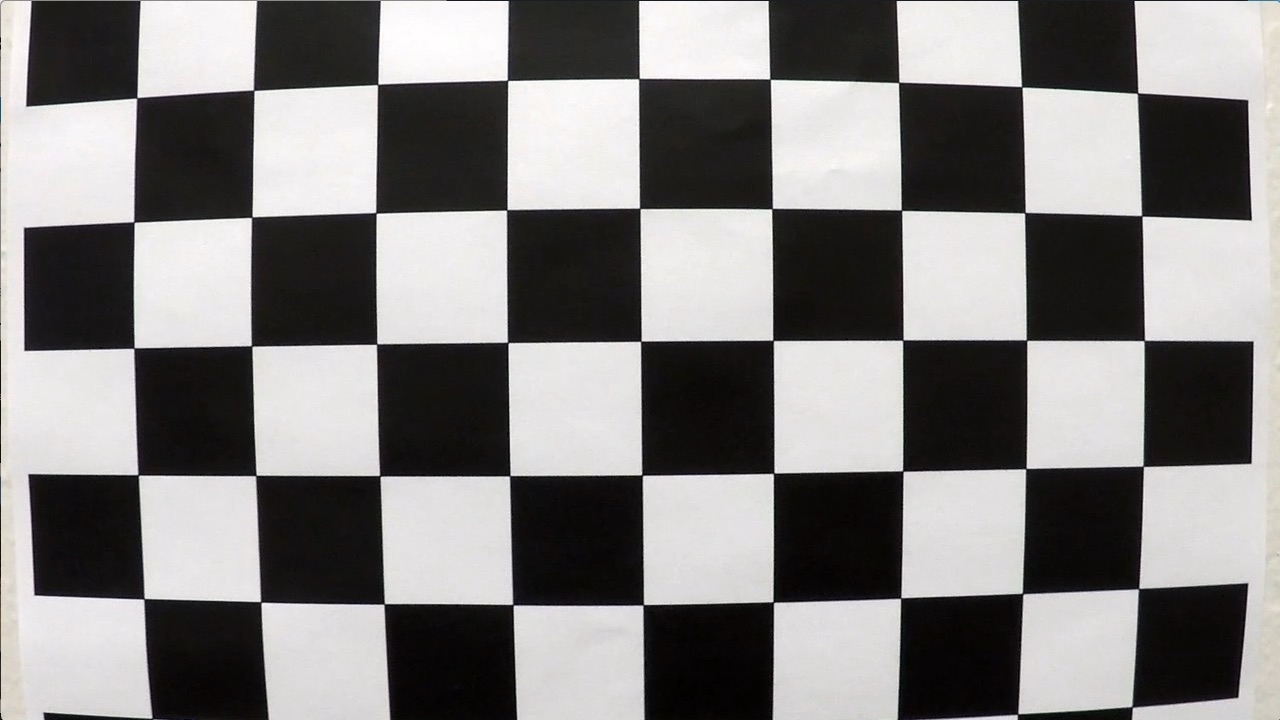
#> input picture camera_cal/calibration1.jpg, 1280 x 720 px; its folder holds 5 pictures in this run
$ python main.py   (older library calls are emulated)
#> lines starting #> are read from the running program, lines starting #| are printed output that depends on the picture
import numpy as np
import cv2
import matplotlib.pyplot as plt
import matplotlib.image as mpimg
import glob
from math import fabs
# Import everything needed to edit/save/watch video clips
from moviepy.editor import VideoFileClip
from IPython.display import HTML
global objpoints
global imgpoints
global src
global dst
global globalCounter
global left_lane_inds
global right_lane_inds
global left_fitx_mean
global right_fitx_mean
global global_threshold
globalCounter = 0

###############################################################################
def cal_undistort(img, objpoints, imgpoints):
    img1 = np.copy(img)
    #gray = cv2.cvtColor(img1,cv2.COLOR_RGB2GRAY)
    #ret, corners = cv2.findChessboardCorners(gray, (9,6), None)
    #img1 = cv2.drawChessboardCorners(img1, (9,6), corners, ret)
    ret, mtx, dist, rvecs, tvecs = cv2.calibrateCamera(objpoints, imgpoints, gray.shape[::-1], None, None)
    undist = cv2.undistort(img1, mtx, dist, None, mtx)
    return undist

###############################################################################
flag_plot = False
###############################################################################
# CAMERA CALIBRATION - script
##############################################################################
# Prepare object points
nx = 9 # Number of inside corners in x
ny = 6 # Number of inside corners in y

# Read in and make a list of calibration images
images = glob.glob('camera_cal/calibration*.jpg')
#fname = 'camera_cal/calibration3.jpg'
#img = cv2.imread(fname)

# Arrays to store object points and image points from all the images
objpoints = [] # 3D points in real world space
imgpoints = [] # 2D points in image plane

# Prepare object points, like (0,0,0), (1,0,0), (2,0,0) ... ,(7,5,0)
objp = np.zeros((nx*ny,3), np.float32)
objp[:,:2] = np.mgrid[0:nx,0:ny].T.reshape(-1,2) #x, y coordinates

for fname in images:
    # Read each images
    img = mpimg.imread(fname)
#> img is the input picture: shape (720, 1280, 3); mean R, G, B 130.1, 128.4, 127.8

    # Convert image to grayscale
    gray = cv2.cvtColor(img, cv2.COLOR_RGB2GRAY)

    # Find the chessboard corners
    ret, corners = cv2.findChessboardCorners(gray, (nx, ny), None)
#> ret = False; corners = None

    if ret == True:
        #print('ENTROU NO IF')
        # Appending data for imgpoints and objpoints arrays
        imgpoints.append(corners)
        objpoints.append(objp)
#> pass 2 of the loop `for fname in images:`:
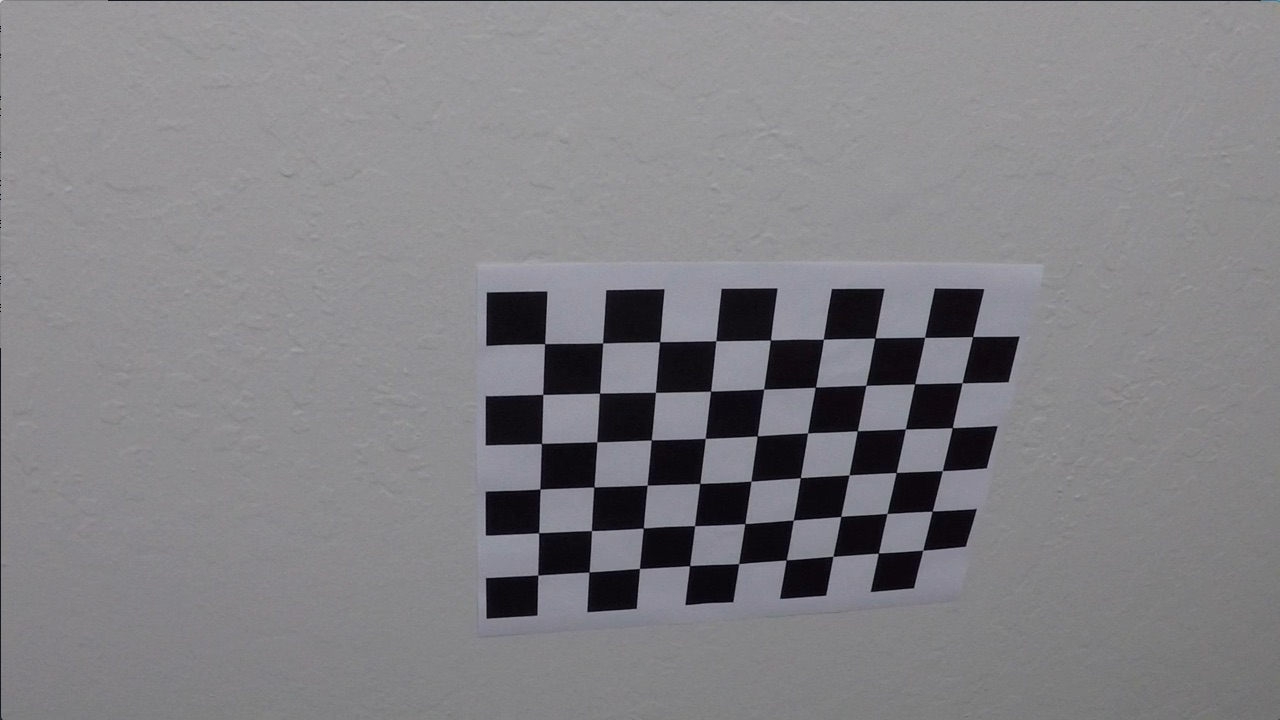
#> input picture camera_cal/calibration10.jpg, 1280 x 720 px
#> img is the input picture: shape (720, 1280, 3); mean R, G, B 130.2, 129.4, 133.1
#> ret = True; corners = 54 rows, first 8: [545.3, 343.1], [602.7, 342.8], [660.1, 341.3], [715.8, 340.7], [770.6, 340], [823.5, 339.2], [874.3, 338.5], [925.1, 337.4]

        # draw and display the corners
        #img_corners_detected = cv2.drawChessboardCorners(img, (nx, ny), corners, ret)
        #plt.imshow(img_corners_detected)
        #plt.show()
if flag_plot == True:
    img = mpimg.imread('camera_cal/calibration5.jpg')
    undistorted = cal_undistort(img, objpoints, imgpoints)

    f, (ax1, ax2) = plt.subplots(1, 2, figsize=(24, 9))
    f.tight_layout()
    ax1.imshow(img)
    ax1.set_title('Original Image', fontsize=50)
    ax2.imshow(undistorted)
    ax2.set_title('Undistorted Image', fontsize=50)
    plt.subplots_adjust(left=0., right=1, top=0.9, bottom=0.)
    plt.show()

###############################################################################
#  PIPELINE (Test images) - Provide an example of a distortion-corrected images
##############################################################################

# Loading a test image
if flag_plot == True:
    img = mpimg.imread('test_images/straight_lines2.jpg')
    undistorted = cal_undistort(img, objpoints, imgpoints)
    f, (ax1, ax2) = plt.subplots(1, 2, figsize=(24, 9))
    f.tight_layout()
    ax1.imshow(img)
    ax1.set_title('Original Image', fontsize=50)
    ax2.imshow(undistorted)
    ax2.set_title('Undistorted Image', fontsize=50)
    plt.subplots_adjust(left=0., right=1, top=0.9, bottom=0.)
    plt.show()

###############################################################################
# PIPELINE (thresholding) Describe how (and identify where in your code) you
# used color transforms, gradients or other methods to create a thresholded
# binary image. Provide an example of a binary image result.
###############################################################################

# Edit this function to create your own pipeline.
# [52 lines left out: function pipeline, not called in this run]


if flag_plot == True:
    img = mpimg.imread('test_images/test2.jpg')
    image = cal_undistort(img, objpoints, imgpoints)
    result_mixcolor, result_binary  = pipeline(image, s_thresh=(170, 255), sx_thresh=(20, 100), d_thresh = (0.75, 1.3), mag_thresh=(58,110))

    # Plot the result
    f, (ax1, ax2, ax3) = plt.subplots(1, 3, figsize=(24, 9))
    f.tight_layout()

    ax1.imshow(image)
    ax1.set_title('Original Image', fontsize=40)

    ax2.imshow(result_mixcolor)
    ax2.set_title('Color Binary', fontsize=40)
    plt.subplots_adjust(left=0., right=1, top=0.9, bottom=0.)

    ax3.imshow(result_binary,cmap='gray')
    ax3.set_title('Binary Result', fontsize=40)
    plt.subplots_adjust(left=0., right=1, top=0.9, bottom=0.)

    plt.show()


###############################################################################
# PIPELINE (Perspective Transform) Describe how (and identify where in your code)
# you performed a perspective transform and provide an example of a transformed
# image.
###############################################################################
def corners_unwarp(img1, objpoints, imgpoints, src, dst):
    ret, mtx, dist, rvecs, tvecs = cv2.calibrateCamera(objpoints, imgpoints, gray.shape[::-1], None, None)
    undist = cv2.undistort(img1, mtx, dist, None, mtx)
    M = cv2.getPerspectiveTransform(src, dst)
        # e) use cv2.warpPerspective() to warp your image to a top-down view
    img_size = gray.shape[::-1]
    warped = cv2.warpPerspective(undist, M, img_size, flags=cv2.INTER_LINEAR)
    #delete the next two lines
    #M = None
    #warped = np.copy(img1)
    return warped, M

point_0 = [587,452]
#> point_0 = [587, 452]
point_1 = [691,452]
point_2 = [200,718]
point_3 = [1120,718]
src = np.float32([point_0,point_1,point_2,point_3])
#> src = [[587, 452], [691, 452], [200, 718], [1120, 718]]
dst = np.float32([[465,0],[920,0],[465,700],[920,700]])
images = glob.glob('test_images/*.jpg')
for frame in images:
    img = mpimg.imread(frame)
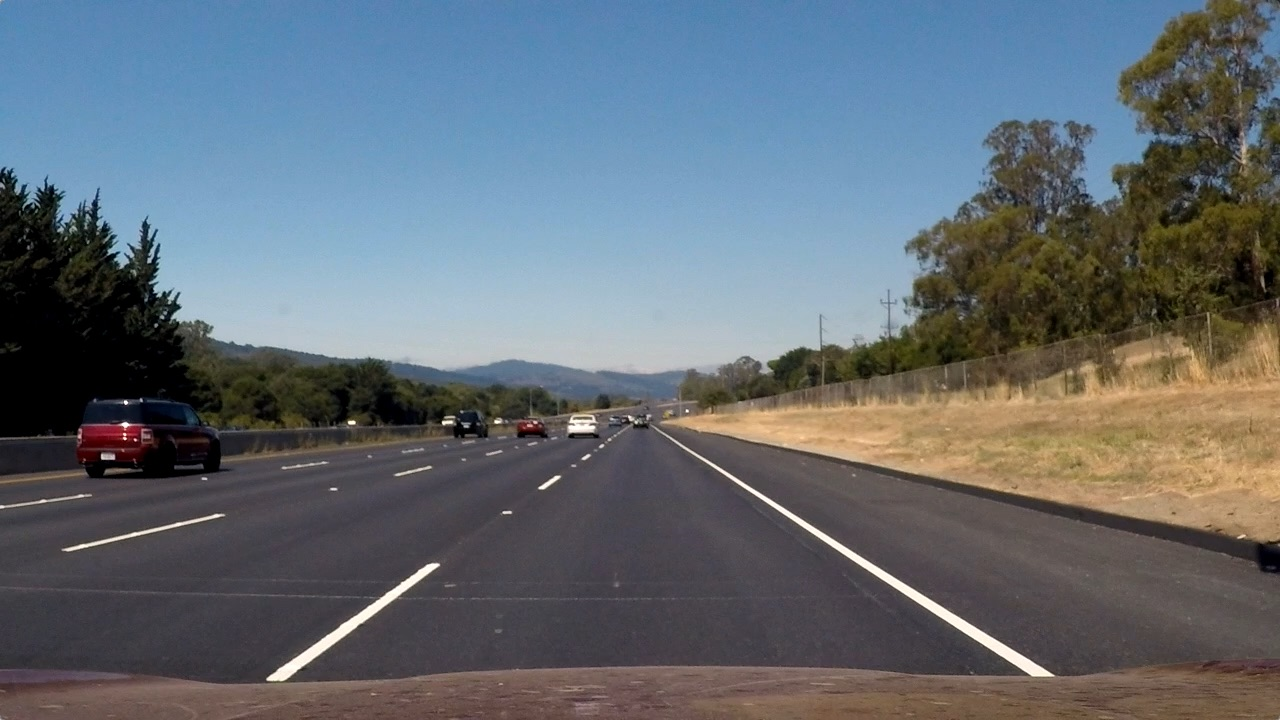
#> input picture test_images/straight_lines2.jpg, 1280 x 720 px
#> img is the input picture: shape (720, 1280, 3); mean R, G, B 99.4, 107.7, 115.1
#img = mpimg.imread('test_images/straight_lines1.jpg')
    undistorted = cal_undistort(img, objpoints, imgpoints)
    cv2.line(undistorted, tuple(point_2), tuple(point_0), color=[255,0,0], thickness=2)
    cv2.line(undistorted, tuple(point_0), tuple(point_1), color=[255,0,0], thickness=1)
#> undistorted: shape (720, 1280, 3); mean R, G, B 100.9, 109.3, 116.9
    cv2.line(undistorted, tuple(point_1), tuple(point_3), color=[255,0,0], thickness=2)
    cv2.line(undistorted, tuple(point_2), tuple(point_3), color=[255,0,0], thickness=2)
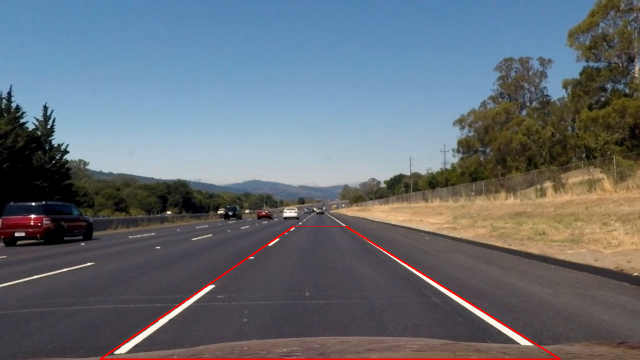
#> undistorted: shape (720, 1280, 3) (shown at 1/2 size); mean R, G, B 101.5, 108.8, 116.5
    #plt.imshow(image)
    #plt.show()
    top_down, perspective_M = corners_unwarp(undistorted, objpoints, imgpoints, src, dst)
#> in corners_unwarp, `undist = cv2.undistort(img1, mtx, dist, None, mtx)`:
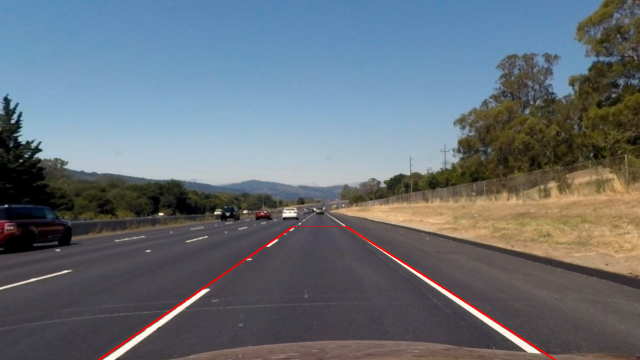
#> undist: shape (720, 1280, 3) (shown at 1/2 size); mean R, G, B 102.4, 111, 118.9
#> in corners_unwarp, `M = cv2.getPerspectiveTransform(src, dst)`: M = [[-0.355, -1.63, 906.5], [-2.03e-16, -1.89, 853.2], [0, -0.00239, 1]]
#> in corners_unwarp, `warped = cv2.warpPerspective(undist, M, img_size, flags=cv2.INTER_LINE..`:
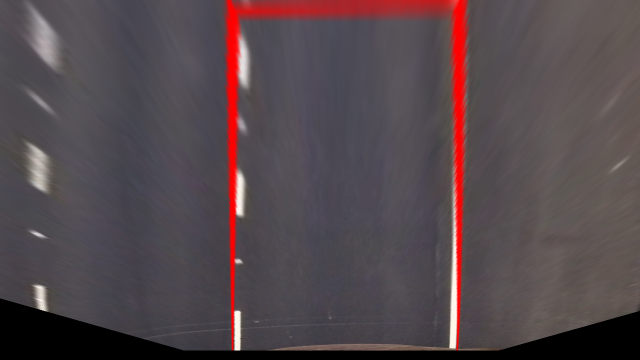
#> warped: shape (720, 1280, 3) (shown at 1/2 size); mean R, G, B 84.7, 72.2, 76.7
    #flag_plot = True
    if flag_plot == True:
        f, (ax1, ax2) = plt.subplots(1, 2, figsize=(24, 9))
        f.tight_layout()
        ax1.imshow(undistorted)
        ax1.set_title('Undistorted Image', fontsize=30)
        ax2.imshow(top_down)
        ax2.set_title('Warped Image - bird´s eye view', fontsize=30)
        plt.subplots_adjust(left=0., right=1, top=0.9, bottom=0.)
        plt.show()
#> pass 2 of the loop `for frame in images:`:
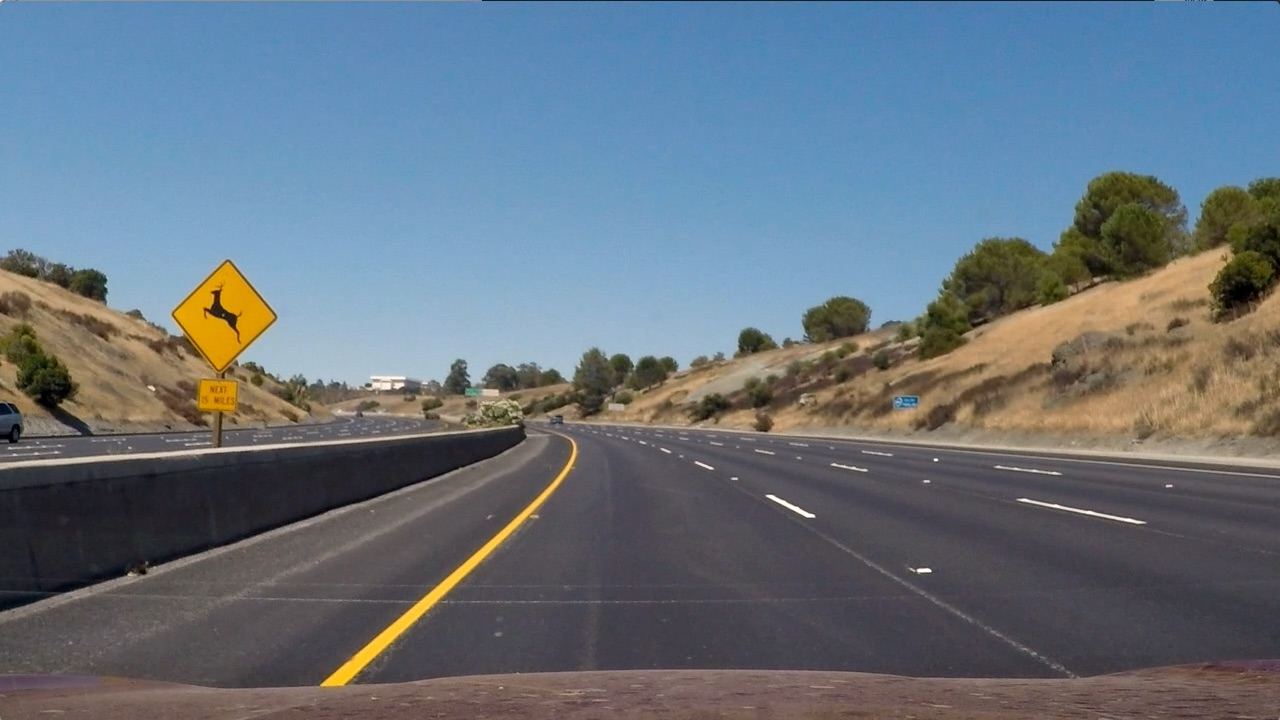
#> input picture test_images/test2.jpg, 1280 x 720 px
#> img is the input picture: shape (720, 1280, 3); mean R, G, B 102.8, 114.6, 125.5
#> in corners_unwarp (call 2), `warped = cv2.warpPerspective(undist, M, img_size, flags=cv2.INTER_LINE..`:
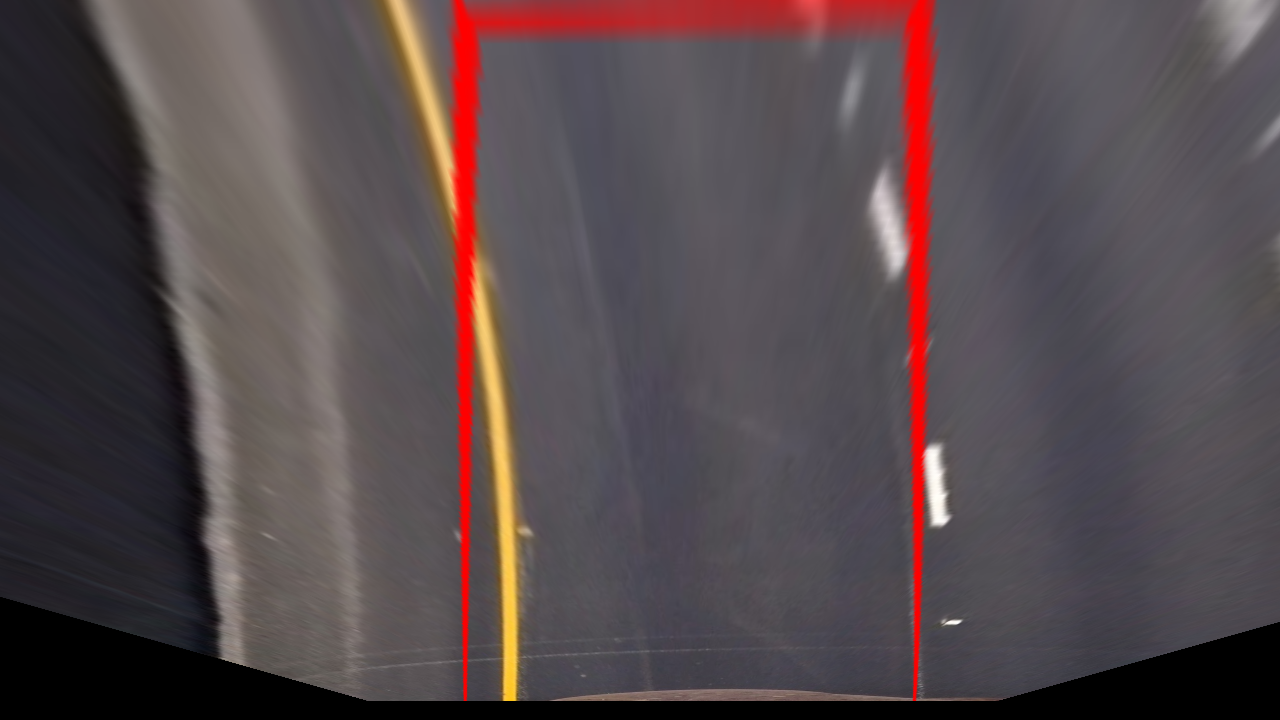
#> warped: shape (720, 1280, 3); mean R, G, B 85.8, 73.5, 76.5

###############################################################################
# PIPELINE (lane line pixels) Describe how (and identify where in your code) you
# identified lane-line pixels and fit their positions with a polynomial?
###############################################################################
# [209 lines left out: functions list_of_peaks, histogram_analise, findng_lines_slidingwindow, findng_lines_targeted, not called in this run]

images = []
#images = glob.glob('test_images/*.jpg')
#images = glob.glob('evaluation_images/*.jpg')
#images = glob.glob('test_images/test5.jpg')
for frame in images:
    print(frame)
    img = mpimg.imread(frame)
    # for Video : input--> img    output --> result
    image = cal_undistort(img, objpoints, imgpoints)

    point_0 = [587,452]
    point_1 = [691,452]
    point_2 = [200,718]
    point_3 = [1120,718]

    #image = mpimg.imread('test_images/test1.jpg')
    # Applying Threshold

    result_mixcolor, result_binary  = pipeline(image, s_thresh=(100, 255), sx_thresh=(20, 100), d_thresh = (0.7, 1.3), mag_thresh=(58,110))

    #binary_warped, perspective_M = corners_unwarp(result_binary, objpoints, imgpoints, src, dst)
    binary_warped, perspective_M = corners_unwarp(result_binary, objpoints, imgpoints, src, dst)

    variable_threshold = histogram_analise(binary_warped)
    print("VARIABLE THRESHOLD")
    print(variable_threshold)
    if variable_threshold == 200:
        print("entrou !")
        result_mixcolor, result_binary  = pipeline(image, s_thresh=(200, 255), sx_thresh=(20, 100), d_thresh = (0.7, 1.3), mag_thresh=(58,110))
        binary_warped, perspective_M = corners_unwarp(result_binary, objpoints, imgpoints, src, dst)

    left_lane_inds, right_lane_inds, left_fit, right_fit, out_img, nonzeroy, nonzerox, histogram, left_curverad, right_curverad= findng_lines_slidingwindow(binary_warped)

    # Calculations of polynoms points
    ploty = np.linspace(0, binary_warped.shape[0]-1, binary_warped.shape[0] )
    left_fitx = left_fit[0]*ploty**2 + left_fit[1]*ploty + left_fit[2]
    right_fitx = right_fit[0]*ploty**2 + right_fit[1]*ploty + right_fit[2]


    # Preparing and format for undistort with detected green region
    warped = binary_warped
        # Create an image to draw the lines on
    warp_zero = np.zeros_like(warped).astype(np.uint8)
    color_warp = np.dstack((warp_zero, warp_zero, warp_zero))

    # Recast the x and y points into usable format for cv2.fillPoly()
    pts_left = np.array([np.transpose(np.vstack([left_fitx, ploty]))])
    pts_right = np.array([np.flipud(np.transpose(np.vstack([right_fitx, ploty])))])
    pts = np.hstack((pts_left, pts_right))

    # Draw the lane onto the warped blank image
    cv2.fillPoly(color_warp, np.int_([pts]), (0,255, 0))
    Minv = cv2.getPerspectiveTransform(dst, src) # Inverse transformation
    # Warp the blank back to original image space using inverse perspective matrix (Minv)
    newwarp = cv2.warpPerspective(color_warp, Minv, (image.shape[1], image.shape[0]))
    # Combine the result with the original image
    undist = image
    result = cv2.addWeighted(undist, 1, newwarp, 0.3, 0)

    # ***********visualization
    # Generate x and y values for plotting
    flag_plot = True
    if flag_plot == True:
        out_img[nonzeroy[left_lane_inds], nonzerox[left_lane_inds]] = [255, 0, 0]
        out_img[nonzeroy[right_lane_inds], nonzerox[right_lane_inds]] = [0, 0, 255]

        f, ((ax1, ax2), (ax3, ax4)) = plt.subplots(2, 2, figsize=(10, 5))
        f.tight_layout()

        ax1.imshow(result_binary,cmap='gray')
        ax1.set_title('Binary Image', fontsize=20)

        #ax2.imshow(binary_warped,cmap='gray')
        #ax2.set_title('Binary Warped Result', fontsize=20)
        #plt.subplots_adjust(left=0., right=1, top=0.9, bottom=0.)

        ax2.imshow(out_img)
        ax2.plot(left_fitx, ploty, color='yellow')
        ax2.plot(right_fitx, ploty, color='yellow')
        ax2.set_title('Line with position polynomial', fontsize=20)

        ax4.plot(histogram)
        ax4.set_title('Histogram',fontsize=20)

        ax3.imshow(result)
        ax3.set_title('Original (undistorted) image with lane area drawn', fontsize=15)
        plt.show()

# [113 lines left out: functions addingText, process_image, not called in this run]

if True: # To Generate the Video should be True
    globalCounter = 0
    left_fitx_mean = np.ones(720)*400
    right_fitx_mean = np.ones(720)*800
    video_output = 'outputvideo.mp4'
#> (the run stopped early here; a loop or call above may not have finished)
